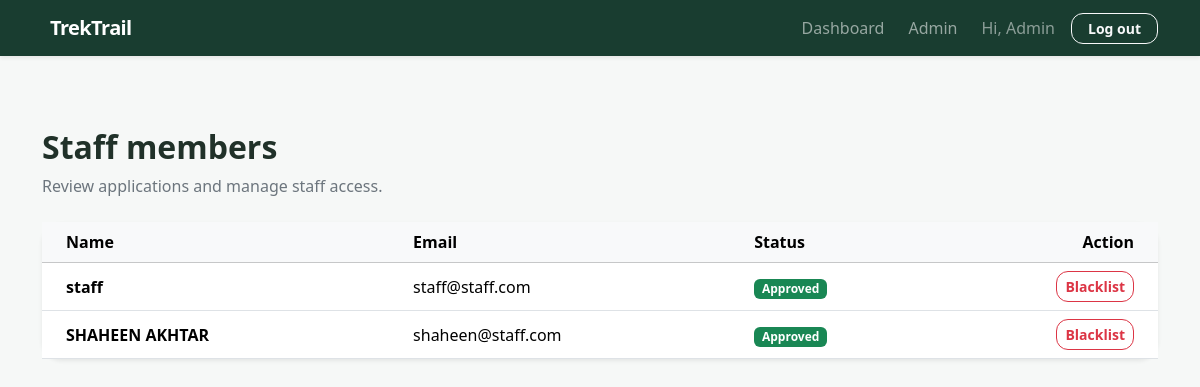
Page /admin/staff (signed in) on the committed database.
### models.py (models this page shows)
class User(db.Model, UserMixin):
    __tablename__ = "users"
    id = db.Column(db.Integer, primary_key=True)
    name = db.Column(db.String(100), nullable=False)
    email = db.Column(db.String(120), unique=True, nullable=False)
    password = db.Column(db.String(255), nullable=False)
    role = db.Column(
        db.String(20),
        nullable=False,
        default="user"
    )
    role = db.Column(
        db.String(20),
        nullable=False,
        default="user"
    )
    status = db.Column(
        db.String(20),
        nullable=False,
        default="approved"
    )
    is_admin = db.Column(
        db.Boolean,
        default=False
    )
    created_at = db.Column(
        db.DateTime,
        default=datetime.utcnow
    )

### controller/admin.py (the view)
@admin_bp.route('/staff')
@admin_required
@login_required
def staff_list():
    staff_list = User.query.filter_by(role='staff').all()
    return render_template('admin/staff_list.html', staff_list=staff_list)

### app.py (called while the page is built)
@login_manager.user_loader
def load_user(user_id):
    return User.query.get(int(user_id))

### controller/auth.py (called while the page is built)
def admin_required(f):
    @wraps(f)
    def decorated_function(*args, **kwargs):
        if not current_user.is_authenticated or current_user.role != 'admin':
            flash('You do not have permission to access this page.', 'danger')
            return redirect(url_for('auth.login'))
        return f(*args, **kwargs)
    return decorated_function

### templates/admin/staff_list.html (shortened to what this page needs)
{% extends "layout.html" %}
{% block content %}
<div class="container py-5">
    <h1 class="h2 fw-bold">Staff members</h1>
    <p class="text-secondary mb-4">Review applications and manage staff access.</p>
    <div class="card dashboard-card shadow-sm">
        <div class="table-responsive">
            <table class="table align-middle mb-0">
                <thead class="table-light">
                    <tr>
                        <th class="ps-4">Name</th>
                        <th>Email</th>
                        <th>Status</th>
                        <th class="text-end pe-4">Action</th>
                    </tr>
                </thead>
                <tbody>
                    {% for staff in staff_list %}
                    <tr>
                        <td class="ps-4 fw-semibold">{{ staff.name }}</td>
                        <td>{{ staff.email }}</td>
                        <td>
                            <span class="badge text-bg-{{ 'success' if staff.status == 'approved' else ('danger' if staff.status == 'blacklisted' else 'warning') }}">
                                {{ staff.status|title }}
                            </span>
                        </td>
                        <td class="text-end pe-4">
                            {% if staff.status != 'blacklisted' %}
                            <form
                                method="post"
                                action="{{ url_for('admin.blacklist_staff', staff_id=staff.id) }}"
                                class="d-inline"
                            >
                                <button class="btn btn-sm btn-outline-danger">Blacklist</button>
                            </form>
                            {% endif %}
                        </td>
                    </tr>
                    {% else %}
                    <tr>
                        <td colspan="4" class="text-center text-secondary py-5">
                            No staff accounts found.
                        </td>
                    </tr>
                    {% endfor %}
                </tbody>
            </table>
        </div>
    </div>
</div>
{% endblock %}

### templates/layout.html (shortened to what this page needs)
<!doctype html>
<html lang="en">
<head>
    <link href="https://cdn.jsdelivr.net/npm/bootstrap@5.3.3/dist/css/bootstrap.min.css" rel="stylesheet">
    <link href="https://cdn.jsdelivr.net/npm/bootstrap-icons@1.11.3/font/bootstrap-icons.min.css" rel="stylesheet">
</head>
<body class="{% block body_class %}{% endblock %}">
    {% if current_user.is_authenticated %}
    <nav class="navbar navbar-expand-lg navbar-dark sticky-top shadow-sm">
        <div class="container">
            {% if current_user.role == 'staff' and current_user.status == 'approved' %}
            <a class="navbar-brand fw-bold" href="{{ url_for('staff.dashboard') }}">
                <i class="bi bi-mountains me-2"></i>TrekTrail
            </a>
            {% else %}
            <a class="navbar-brand fw-bold" href="{{ url_for('user.dashboard') }}">
                TrekTrail
            </a>
            {% endif %}
            <div class="collapse navbar-collapse" id="mainNav">
                <ul class="navbar-nav ms-auto align-items-lg-center gap-lg-2">
                    {% if current_user.role == 'staff' and current_user.status == 'approved' %}
                    <li class="nav-item"><a class="nav-link" href="{{ url_for('staff.dashboard') }}">Dashboard</a></li>
                    {% else %}
                    <li class="nav-item"><a class="nav-link" href="{{ url_for('user.dashboard') }}">Dashboard</a></li>
                    {% endif %}
                    {% if current_user.role == 'admin' %}
                    <li class="nav-item"><a class="nav-link" href="{{ url_for('admin.dashboard') }}">Admin</a></li>
                    {% endif %}
                    <li class="nav-item"><span class="nav-link text-white-50">Hi, {{ current_user.name }}</span></li>
                    <li class="nav-item">
                        <form method="post" action="{{ url_for('auth.logout') }}">
                            <button class="btn btn-outline-light btn-sm px-3" type="submit">Log out</button>
                        </form>
                    </li>
                </ul>
            </div>
        </div>
    </nav>
    {% endif %}
    <main class="page-shell {% block main_class %}{% endblock %}">
        <div class="container pt-4">
        </div>
        {% block content %}{% endblock %}
    </main>
</body>
</html>

### templates/layout.html (style rules this page uses)
:root { --trek-green: #146c43; --trek-dark: #12372a; --trek-light: #edf7f1; }
body { min-height: 100vh; background: #f6f8f7; color: #203129; }
.navbar-brand { letter-spacing: -.03em; }
.navbar { background: rgba(18, 55, 42, .97); }
.page-shell { min-height: calc(100vh - 66px); }
.btn { border-radius: .75rem; font-weight: 600; }
.dashboard-card { border: 0; border-radius: 1.25rem; }

### rows in the picture
User: name "Admin"
User: name "staff", email "staff@staff.com", status "Approved"
User: name "SHAHEEN AKHTAR", email "shaheen@staff.com", status "Approved"
